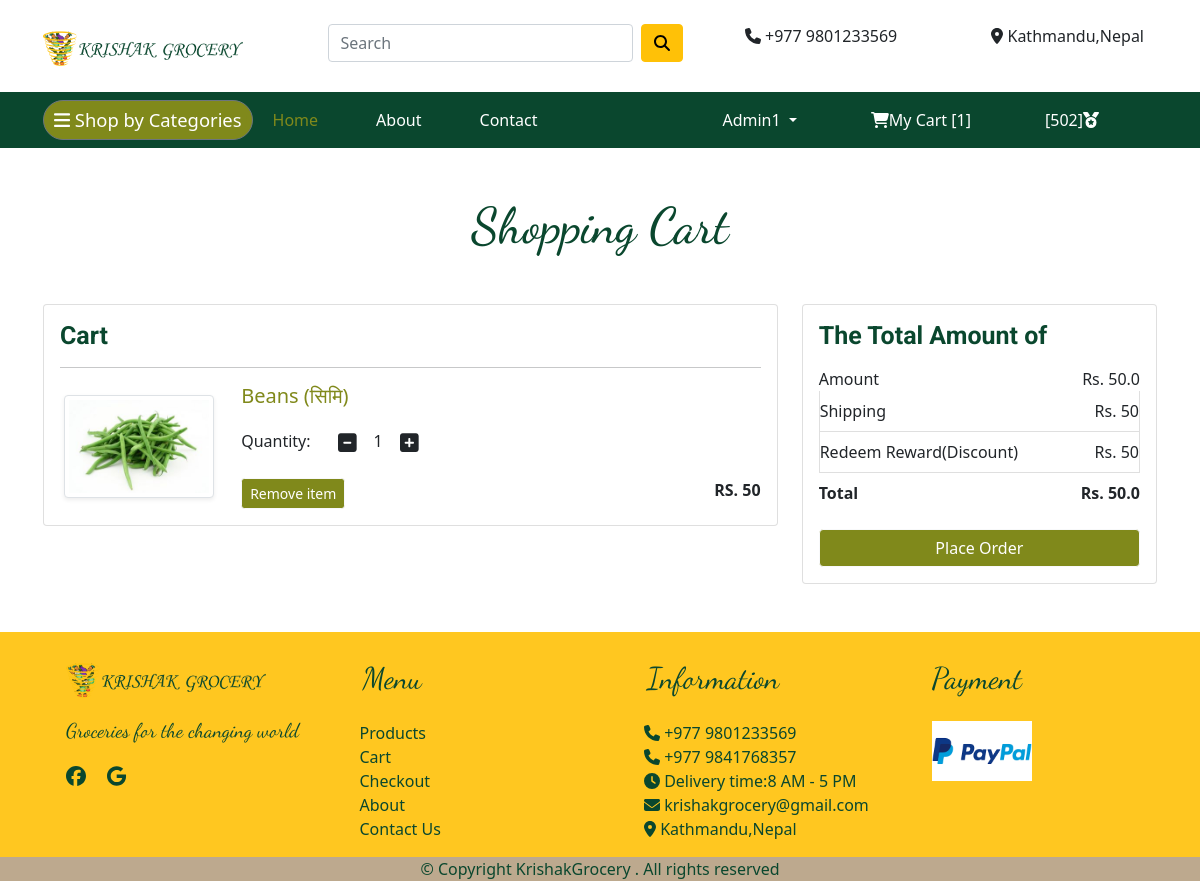
The page /cart/ (signed in) on the database its author committed.
### app/models.py (models this page shows, shortened)
class Cart(models.Model):
    user = models.ForeignKey(User, on_delete=models.CASCADE)
    product = models.ForeignKey(Product, on_delete=models.CASCADE)
    quantity = models.PositiveIntegerField(default=1)

class Product(models.Model):
    title = models.CharField(max_length=100)
    selling_price = models.IntegerField()
    category = models.CharField(choices=CATEGORY_CHOICES, max_length=2)
    product_image = models.ImageField(upload_to='productimg')

### app/views.py (the view)
# urls.py: path('cart/', views.show_cart, name='showcart'),
def show_cart(request):
    totalitem = 0
    if request.user.is_authenticated:
        rp=0
        try:
            rewardPoint=Reward.objects.get(user=request.user)
            rp=rewardPoint.rewardpoints
            print(rp, "is the rewards")
        except:
            rp=0
        totalitem = len(Cart.objects.filter(user=request.user))
        user = request.user
        cart = Cart.objects.filter(user=user)
        amount = 0.0
        shipping_amount = 50.0
        total_amount = 0
        cart_product = [p for p in Cart.objects.all() if p.user == user]
        if cart_product:
            for p in cart_product:
                tempamount = (p.quantity * p.product.selling_price)
                amount += tempamount
                totalamount = amount + shipping_amount
                if(rp>=500):
                    tAmount=totalamount-50  #keeping reward point discount as 50rs
                else:
                    tAmount=totalamount
            return render(request, 'app/addtocart.html', {'rewardpoints':rp,'carts':cart, 'totalamount': tAmount, 'amount': amount, 'totalitem':totalitem})
        else:
            return render(request, 'app/emptycart.html')

### app/templates/app/addtocart.html (shortened to what this page needs)
{% extends 'app/base.html' %}
{% load static %}
{% block main-content %}
<div class="container my-5">
 <div class="row">
  <h2 class="text-center mb-5">Shopping Cart</h2>
  <div class="col-sm-8">
  <div class="card">
   <div class="card-body">
    <h3>Cart</h3>
    {% for cart in carts %}
    <hr>
    <div class="row">
     <div class="col-sm-3 text-center align-self-center"><img src="{{cart.product.product_image.url}}" alt="" srcset="" class="img-fluid img-thumbnail shadow-sm" height="150" width="150"> </div>
     <div class="col-sm-9">
      <div>
       <h5>{{cart.product.title}}</h5>
       <div class="my-3">
        <label for="quantity">Quantity:</label>
        <a class="minus-cart btn" pid="{{cart.product.id}}"><i class="fas fa-minus-square fa-lg"></i></a>
          <span id="quantity">{{cart.quantity}}</span>
        <a class="plus-cart btn" pid="{{cart.product.id}}"><i class="fas fa-plus-square fa-lg"></i></a>
       </div>
       <div class="d-flex justify-content-between">
        <a href="#" pid="{{cart.product.id}}" class="btn btn-sm btn-light mr-3 remove-cart" >Remove item </a>
        <p class="mb-0"><span><strong>RS. {{cart.product.selling_price}}</strong></span></p>
       </div>
      </div>
     </div>
    </div>
    {% endfor %}
   </div>
   </div>
  </div>
  <div class="col-sm-4">
   <div class="card">
    <div class="card-body">
      <h3>The Total Amount of</h3>
      <ul class="list-group">
       <li class="list-group-item d-flex justify-content-between align-items-center border-0 px-0 pb-0">Amount<span>Rs. <span id="amount"> {{amount}} </span> </span></li>
       <li class="list-group-item d-flex justify-content-between align-items-center px-0">Shipping<span>Rs. 50</span></li>
       {% if rewardpoints >= 500 %}
       <li class="list-group-item d-flex justify-content-between align-items-center px-0">Redeem Reward(Discount)<span>Rs. 50</span></li>
{% endif %}
       <li class="list-group-item d-flex justify-content-between align-items-center border-0 px-0 mb-3">
        <div>
           <strong>Total</strong>
         </div>
         <span><strong>Rs. <strong id="totalamoutn" >{{totalamount}}</strong></strong></span>
       </li>
      </ul>
      <div class="d-grid"><a href="{% url 'checkout' %}" class="btn btn-light">Place Order</a></div>
    </div>
   </div>
  </div>
 </div>
</div>
{% endblock main-content %}

### app/templates/app/base.html (shortened to what this page needs)
{% load static %}
<!doctype html>
<html lang="en">
  <head>
    <link href="https://cdn.jsdelivr.net/npm/bootstrap@5.0.0-beta1/dist/css/bootstrap.min.css" rel="stylesheet">
    <link rel="stylesheet" href="{% static 'app/css/owl.carousel.min.css' %}">
    <link rel="stylesheet" href="{% static 'app/css/all.min.css' %}">
    <link rel="stylesheet" href="{% static 'app/css/style.css' %}">
  </head>
  <body>
    <div class="Header pt-2 pb-2">
      <div class="container mt-3">
        <div class="row">
          <div class="col-md-3">
            <a href="{% url 'home' %}"><img src="{% static 'app/images/banner/krishak logo.png'%} " height="60px" width="200px"></a>
          </div>
          <div class="col-md-4 ">
            <form action="{% url 'search' %}" method="GET" class="d-flex">
              <input class="form-control me-2" type="text" name="keyword" placeholder="Search" aria-label="Search" required>
              <button class="btn btn-warning" type="submit"><i class="fas fa-search"></i></button>
            </form>
          </div>
          <div class="col-md-3 ab">
               <i class="fas fa-phone"></i>&nbsp;+977 9801233569
          </div>
          <div class="col-md-2">
            <i class="fas fa-map-marker-alt"></i>&nbsp;Kathmandu,Nepal
          </div>
        </div>
      </div>
    </div>
    <nav class="navbar navbar-expand-lg navbar-dark navbar-bg sticky-top">
     <div class="container">
      <div class="dropdown d">
        <button class="btn btn-secondary " type="button" id="dropdownMenu2" data-bs-toggle="dropdown" aria-expanded="false">
          <a class="navbar-brand" href="/"><i class="fas fa-bars"></i>&nbsp;Shop by Categories</a>
        </button>
      </div>
       <div class="collapse navbar-collapse" id="navbarSupportedContent">
         <ul class="navbar-nav me-auto mb-2 mb-lg-0">
           <li class="nav-item">
             <a class="nav-link active" aria-current="page" href="/">Home</a>
           </li>
           <li class="nav-item">
            <a class="nav-link " aria-current="page" href="{% url 'about' %}">About</a>
          </li>
          <li class="nav-item">
            <a class="nav-link " aria-current="page" href="{% url 'contact' %}">Contact</a>
          </li>
         </ul>
         <div class="d-flex ">
          <ul class="navbar-nav me-auto mb-2 mb-lg-0 ">
            {% if request.user.is_authenticated %}
           <li class="nav-item dropdown mx-2">
              <a class="nav-link dropdown-toggle text-white" href="#" id="profileDropdown" role="button" data-bs-toggle="dropdown" aria-expanded="false">
                {{request.user.username|capfirst}}
              </a>
            </li>
            <li class="nav-item mx-2">
             <a href="{% url 'showcart'  %}" class="nav-link text-white"><i class="fas fa-shopping-cart"></i>My Cart [{{totalitem}}]</a>
            </li>
            <li class="nav-item mx-2">
              <a class="nav-link text-white">[{{rewardpoints}}]<i class="fas fa-medal"></i></a>
           </li>
             {% endif %}
          </ul>
         </div>
       </div>
     </div>
    </nav>
    {% block main-content %} {% endblock main-content %}
    <footer class="ftco-footer ftco-section pt-4">
      <div class="container foot">
        <div class="row">
          <div class="col-md-3 groc">
            <img src="{% static 'app/images/banner/krishak logo.png'%} " height="60px" width="200px">
            <p>Groceries for the changing world</p>
            <i class="fab fa-facebook"></i>&nbsp; &nbsp;
            <i class="fab fa-google"></i>
          </div>
          <div class="col-md-3">
            <div class="menu">Menu</div>
            <div class="list">
              <ul>
                <li><a href="{% url 'home' %}">Products</a></li>
                <li><a href="{% url  'showcart' %}">Cart</a></li>
                <li><a href="{% url 'checkout' %}">Checkout</a></li>
                <li><a href="{% url 'about' %}">About</a></li>
                <li><a href="{% url 'contact' %}"> Contact Us</a></li>
              </ul>
            </div>
          </div>
          <div class="col-md-3">
            <div class="info">Information</div>
            <div class="list">
              <ul>
                <li> <i class="fas fa-phone"></i>&nbsp;+977 9801233569</li>
                <li> <i class="fas fa-phone"></i>&nbsp;+977 9841768357</li>
                <li><i class="fas fa-clock"></i>&nbsp;Delivery time:8 AM - 5 PM</li>
                <li><i class="fas fa-envelope"></i>&nbsp;krishakgrocery@gmail.com</li>
                <li><i class="fas fa-map-marker-alt"></i>&nbsp;Kathmandu,Nepal</li>
              </ul>
             </div>
          </div>
          <div class="col-md-3">
            <div class="pay">Payment</div>
            <div class="paypal">
              <img src="{% static 'app/images/banner/paypal.png'%} " height="60px" width="100px">
            </div>
          </div>
        </div>
      </div>
    <div class="copyright text-center">© Copyright  KrishakGrocery . All rights reserved</div>
  </footer>
  </body>
</html>

### app/static/app/css/style.css (style rules this page uses)
.navbar-bg { background-color:#0a472e !important; }
* { box-sizing: border-box; margin: 0px; padding: 0px; }
.container { width: 100%; margin: auto; padding-right: 13px; padding-left: 13px; }
.ab { padding-left: 50px; }
.navbar-brand , .dropdown .btn-secondary { border-radius: 30px; padding: 5px; background-color:#80891B; color: #fff; border-color:none; box-shadow: none; }
.dropdown-menu .dropdown-item:hover ,a:hover, .navbar-nav .nav-item .nav-link:hover,.d-flex .navbar-nav .nav-item .nav-link:hover ,h5 { color:#80891B; }
a { color: black; text-decoration: none; }
.navbar-dark .navbar-nav .nav-link.active, .navbar-dark .navbar-nav .show > .nav-link { padding-right: 50px; padding-left:20px; color:#80891B; }
.navbar-nav .nav-item .nav-link { color:#fff; padding-right: 50px; }
.navbar-brand { margin-right: auto; font-size: 1.15rem; }
h2 { color:#0a472e; font-family: Dancing Script; text-align:center; font-size: 50px; margin-top:30px; margin-bottom: 30px; }
.ftco-section { background-color: #ffc720; color: #0a472e !important; }
.list ul li { list-style: none; }
.list ul li a { color: #0a472e !important; }
.menu ,.info { padding-left: 35px; padding-bottom: 20px; font-family: Dancing Script; font-size: 30px; }
.groc { padding-left: 35px; padding-bottom: 20px; font-family: Dancing Script; font-size: 20px; }
.pay ,.paypal { padding-left: 35px; padding-bottom: 20px; font-family: Dancing Script; font-size: 30px; }
.copyright { background-color: rgb(189, 169, 142); }
.d-grid .btn-light ,.d-flex .btn-light { background-color: #80891B; color: #fff; }
.card h3 ,.order h3 { color:#0a472e; font-size: 25px; font-family: Roboto; font-weight: bold; }
label { padding-right: 10px; }

### rows shown on the page
Cart: product.product_image (picture), product "Beans (सिमि)", quantity "1", product.selling_price "50"

### other values the page prints
{{ request.user.username|capfirst }} "Admin1"
{{ totalitem }} "1"
{{ rewardpoints }} "502"
{{ amount }} "50.0"
{{ totalamount }} "50.0"
